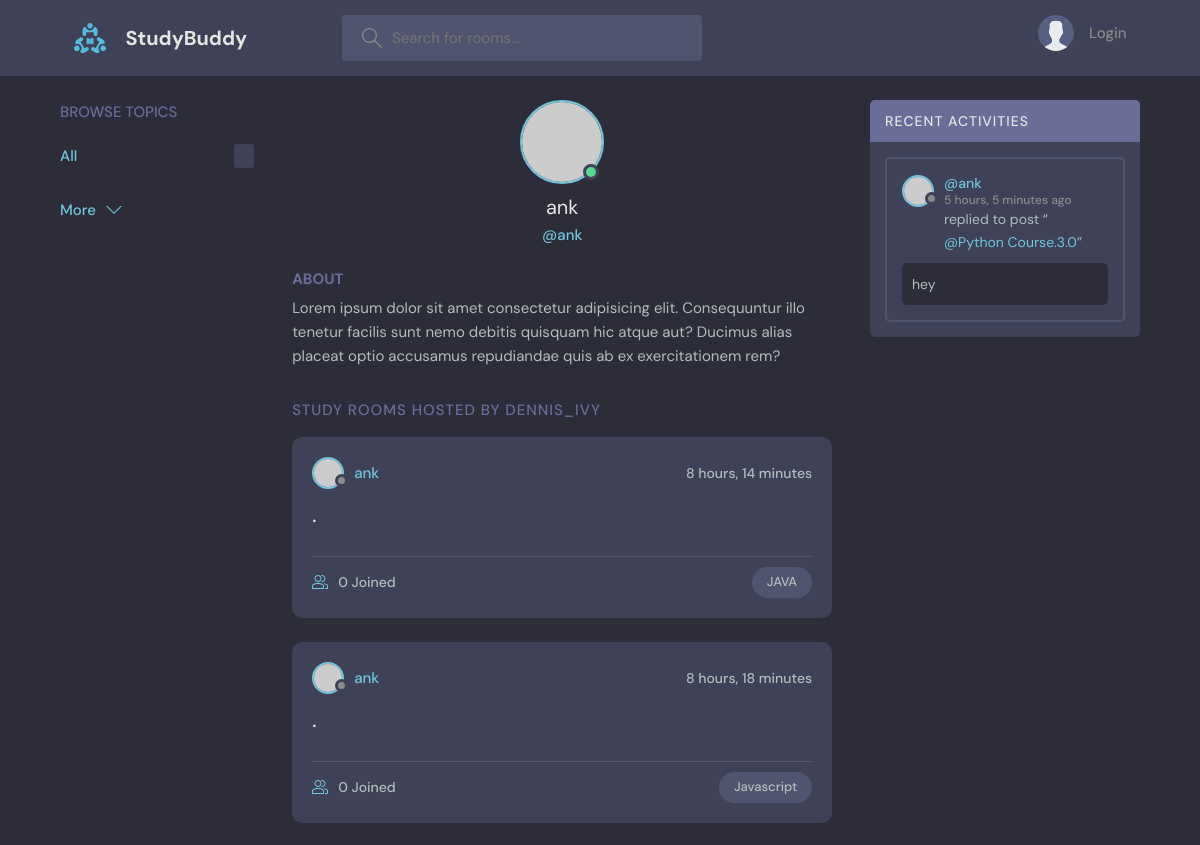
Page /profile/1/ (upper part) on the earlier database version.
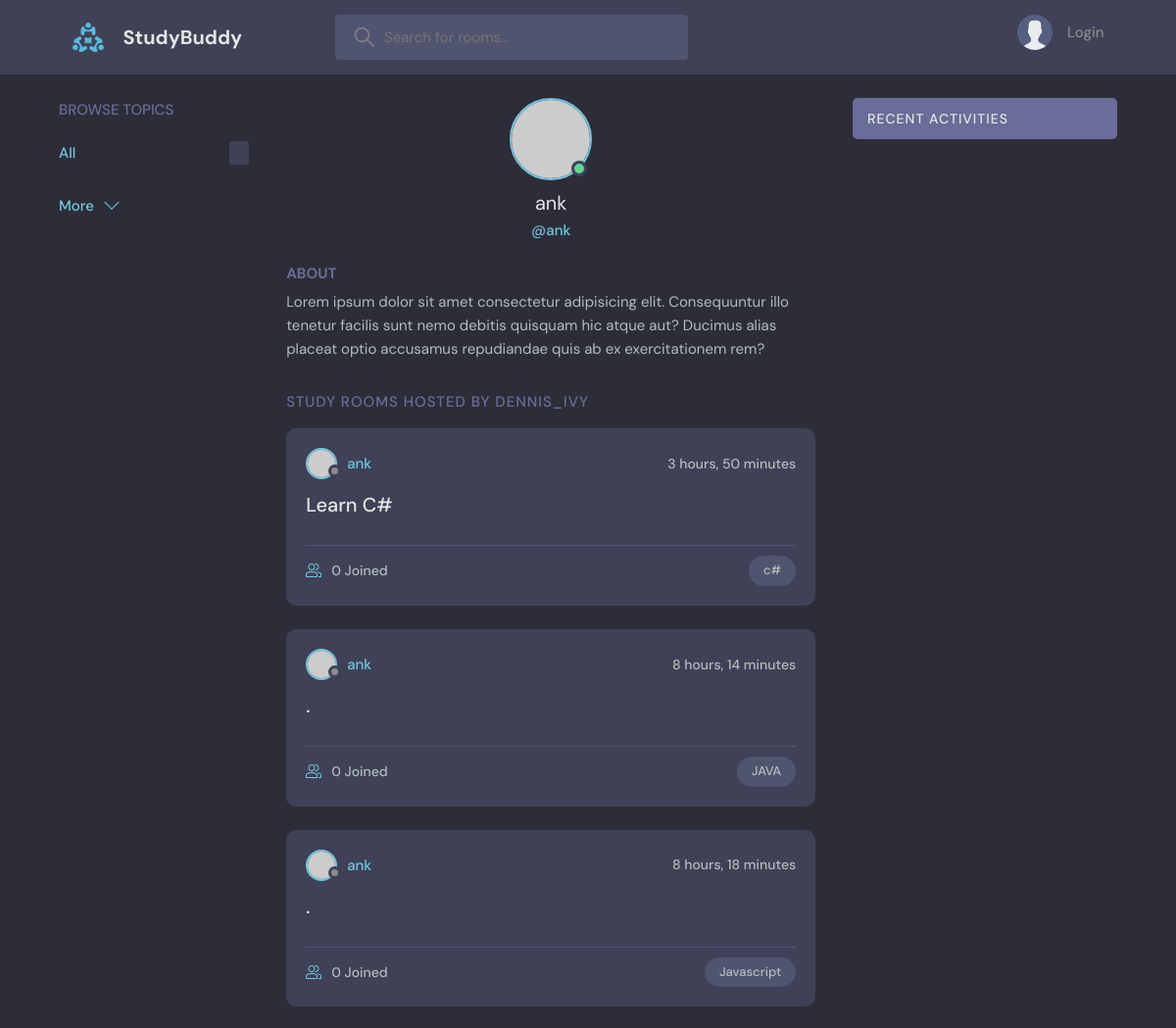
Same page on the later database version.
### base/models.py (models this page shows, shortened)
class Room(models.Model):
    host = models.ForeignKey(User, on_delete=models.SET_NULL, null=True)
    topic = models.ForeignKey(Topic, on_delete=models.SET_NULL, null=True)
    name = models.CharField(max_length=200)
    description = models.TextField(null=True, blank=True)
    participants = models.ManyToManyField(User,related_name='participants', blank=True)
    updated = models.DateTimeField(auto_now=True)
    created = models.DateTimeField(auto_now_add=True)
    def __str__(self):
        return self.name
    class Meta:
        ordering = ['-updated','-created']

class Topic(models.Model):
    name = models.CharField(max_length=200)

class Message(models.Model):
    user = models.ForeignKey(User, on_delete=models.CASCADE)
    room = models.ForeignKey(Room, on_delete=models.CASCADE)
    body = models.TextField()
    updated = models.DateTimeField(auto_now=True)
    created = models.DateTimeField(auto_now_add=True)
    class Meta:
        ordering = ['-updated', '-created']

### base/views.py (the view)
# urls.py: path('profile/<str:pk>/', views.userProfile, name= 'user-profile'),
def userProfile(request,pk):
    user = User.objects.get(id=pk)
    rooms = user.room_set.all()
    room_message = user.message_set.all()
    topics = Topic.objects.all()
    context = {'user':user, 'rooms':rooms, 'room_message':room_message}
    return render(request,'base/profile.html',context)

### base/templates/base/profile.html (shortened to what this page needs)
{% extends 'main.html' %}
{% block content %}
  <main class="profile-page layout layout--3">
    <div class="container">
                  {% include 'base/topics_component.html' %}
      <div class="roomList">
        <div class="profile">
          <div class="profile__avatar">
            <div class="avatar avatar--large active">
              <img src="https://randomuser.me/api/portraits/men/11.jpg" />
            </div>
          </div>
          <div class="profile__info">
            <h3>{{user.username}}</h3>
            <p>@{{user.username}}</p>
          </div>
          <div class="profile__about">
            <h3>About</h3>
            <p>
              Lorem ipsum dolor sit amet consectetur adipisicing elit. Consequuntur illo tenetur
              facilis sunt nemo debitis quisquam hic atque aut? Ducimus alias placeat optio
              accusamus repudiandae quis ab ex exercitationem rem?
            </p>
          </div>
        </div>
        <div class="roomList__header">
          <div>
            <h2>Study Rooms Hosted by dennis_ivy</a>
            </h2>
          </div>
        </div>
        {% include 'base/feed_component.html' %}
      </div>
    {% include 'base/activity_component.html' %}
    </div>
  </main>
{% endblock content %}

### base/templates/base/feed_component.html (shortened to what this page needs)
{% for room in rooms %}
 <div class="roomListRoom">
            <div class="roomListRoom__header">
              <a href="{% url 'user-profile' room.host.id %}" class="roomListRoom__author">
                <div class="avatar avatar--small">
                  <img src="https://randomuser.me/api/portraits/women/11.jpg" />
                </div>
                <span>{{room.host.username}}</span>
              </a>
              <div class="roomListRoom__actions">
                <span>{{room.created|timesince}}</span>
              </div>
            </div>
            <div class="roomListRoom__content">
              <a href="{% url 'room' room.id %}">{{room.name}}</a>
            </div>
            <div class="roomListRoom__meta">
              <a href="{% url 'room' room.id %}" class="roomListRoom__joined">
                 {{room.participants.all.count}} Joined
              </a>
              <p class="roomListRoom__topic">{{room.topic.name}}</p>
            </div>
          </div>
{% endfor %}

### base/templates/base/activity_component.html (shortened to what this page needs)
 <div class="activities">
          <div class="activities__header">
            <h2>Recent Activities</h2>
          </div>
          {% for message in room_message %}
          <div class="activities__box">
            <div class="activities__boxHeader roomListRoom__header">
              <a href="{% url 'user-profile' message.user.id %}" class="roomListRoom__author">
                <div class="avatar avatar--small">
                  <img src="https://randomuser.me/api/portraits/women/11.jpg" />
                </div>
                <p>
               @{{message.user}}
                  <span>{{message.created|timesince}} ago</span>
                </p>
              </a>
            </div>
            <div class="activities__boxContent">
              <p>replied to post “<a href="{% url 'room' message.room.id %}">@{{message.room.name}}</a>”</p>
              <div class="activities__boxRoomContent">
                  {{message.body}}
              </div>
            </div>
          </div>
        {% endfor %}
        </div>

Differences in the rows shown:
removed Message: user "ank", created "5 hours, 5 minutes", room.name "Python Course.3.0", body "hey"
added Room: host.username "ank", created "3 hours, 50 minutes", name "Learn C#", participants.all.count "0", topic.name "c#"
